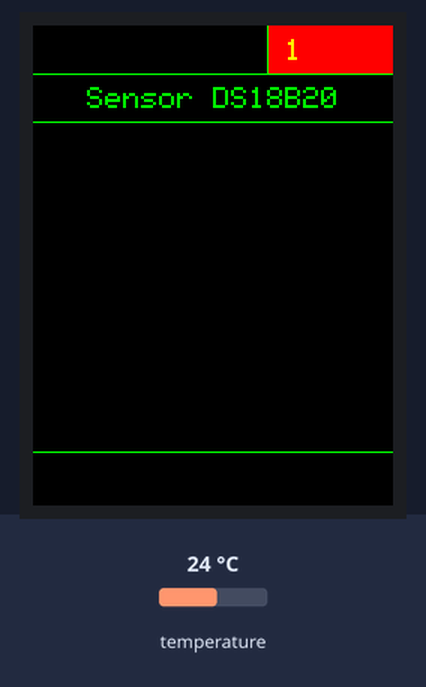
A program run on a simulated ESP32. Shown: 240×320 colour display. Inputs (shaded band) come from the test bench; at power-on: temperature 24 °C. What the program prints to the serial monitor is not drawn.

Above: at 1.3 s.
At 2.4 s:
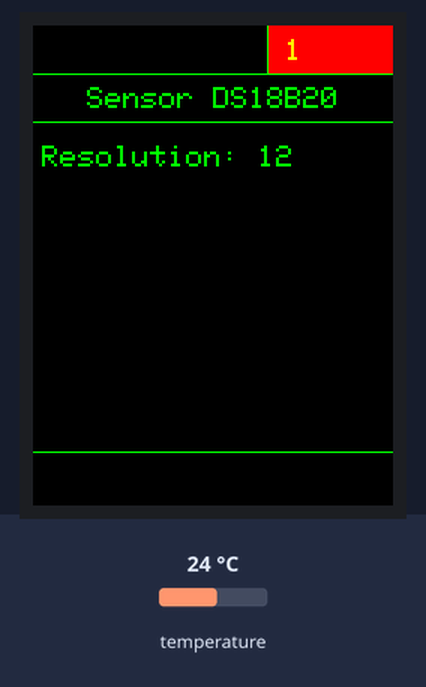
2.5 s: temperature set to 12 °C
At 3.5 s:
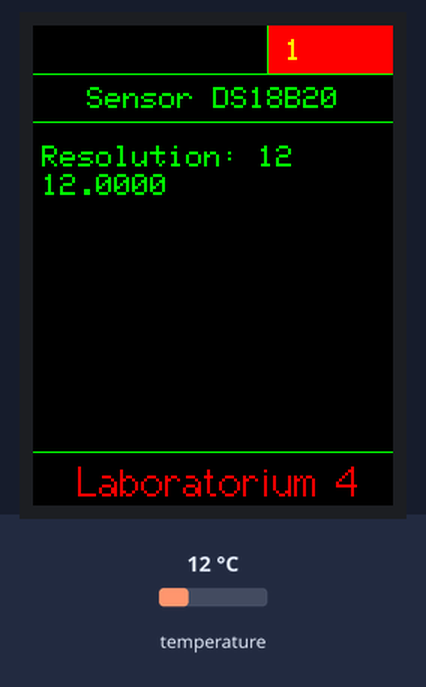
7.1 s: temperature set to 19 °C
At 8.5 s:
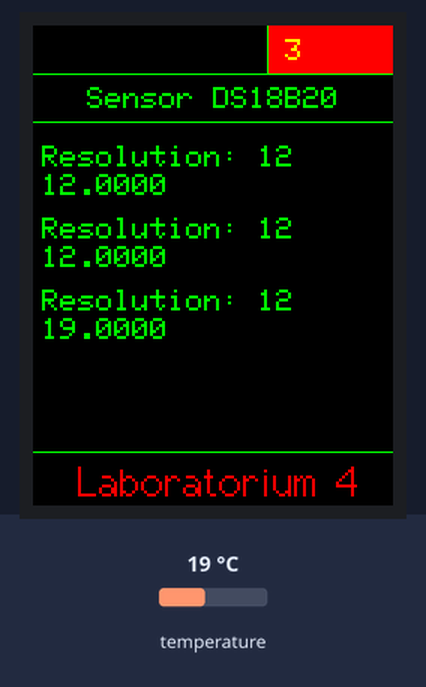
10.2 s: temperature set to 28 °C
At 11.1 s:
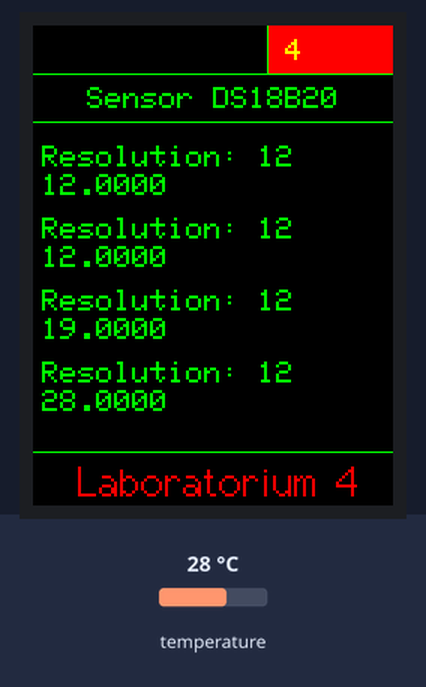
Timing chart, 0 to 13.2 s (numbered marks = the images above; inputs shaded):
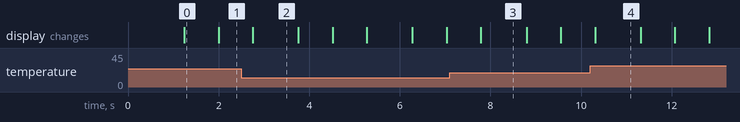

Measured:
- what the display in image 0 shows lasts 0.8 s, from 1.2 s to 2.0 s
- what the display in image 4 shows lasts 1.0 s, from 10.3 s to 11.3 s

The program:

main.cpp
```cpp
#include <Arduino.h>

// 30.07.2022
// dla nodemcu-32s
// współpraca z TFT ili9341
#include <SPI.h>
#include <TFT_eSPI.h>
TFT_eSPI tft = TFT_eSPI();
// Invoke library, pins defined in User_Setup.h

#include <DS18B20.h> //https://github.com/matmunk/DS18B20
DS18B20 ds(14);      // pin GPIO14

uint32_t count = 0;
uint8_t address[8];
char addressStr[20];
float temp = 1;

float temps[10];
int resolutions[10];
const int measurementTimesSize = 1;
float measurementTimes[4][measurementTimesSize];

char addressStrings[10][20];

void setup(void)
{
  Serial.begin(115200);
  delay(1000);
  tft.init();
  tft.setRotation(0);
  tft.fillScreen(TFT_BLACK);
  tft.setTextSize(2);
  Serial.println();
  Serial.print("TFT Init OK");

  ds.selectNext();
  ds.getAddress(address);
}

int i = 0;

void loop(void)
{
  count++;

  tft.drawLine(tft.width() * 0.65, 0, tft.width() * 0.65, tft.height() * 0.1, TFT_GREEN);
  tft.fillRect(tft.width() * 0.655, 0, tft.width() * 0.35, tft.height() * 0.1, TFT_RED);
  tft.setCursor(tft.width() * 0.7, tft.height() * 0.03, 1);
  tft.setTextColor(TFT_YELLOW);
  tft.print(String(count));

  tft.drawLine(0, tft.height() * 0.1, tft.width(), tft.height() * 0.1, TFT_GREEN);
  tft.drawLine(0, tft.height() * 0.2, tft.width(), tft.height() * 0.2, TFT_GREEN);
  tft.drawLine(0, tft.height() * 0.89, tft.width(), tft.height() * 0.89, TFT_GREEN);

  tft.setCursor(tft.width() * 0.15, tft.height() * 0.13, 1);
  tft.setTextColor(TFT_GREEN);
  tft.print("Sensor DS18B20");

  ds.setResolution(9 + i);
  float timeStart = millis();
  temps[i] = ds.getTempC();
  float timeEnd = millis();
  measurementTimes[i][count % measurementTimesSize] = timeEnd - timeStart;

  // Clear
  tft.fillRect(0, tft.height() * (0.25 + i * 0.15), tft.width(), tft.height() * 0.05, TFT_BLACK);

  // Write
  tft.setTextColor(TFT_GREEN);
  tft.setCursor(tft.width() * 0.025, tft.height() * (0.25 + i * 0.15), 1);
  tft.print("Resolution: " + String(ds.getResolution()));

  // tft.setCursor(tft.width() * 0.75, tft.height() * (0.25 + i * 0.2), 1);
  // tft.print("R:" + String(ds.getResolution()));

  // for (int j = 0; j < sizeof(address); j++)
  // {
  //   sprintf(&addressStrings[i][j * 2], "%02X", address[j]);
  // }

  tft.setCursor(tft.width() * 0.025, tft.height() * (0.31 + i * 0.15), 1);
  // if (measurementTimes[i][0] == 0)
  // {
  //   // tft.print("Time: " + String(0, 4) + "ms");
  //   tft.print("Temp: " + String(temps[i], 4) + "C");
  // }
  tft.fillRect(tft.width() * 0.025, tft.height() * (0.31 + i * 0.15), tft.width() * 0.95, tft.height() * 0.05, TFT_BLACK);
  // tft.print("Temp: " + String(temps[i], 4) + "C");
  tft.print(ds.getTempC(), 4);

  if (count % measurementTimesSize == 0)
  {
    // float timeAvg = 0;
    // for (int j = 0; j < measurementTimesSize; j++)
    // {
    //   timeAvg += measurementTimes[i][j];
    // }
    // timeAvg /= (float)measurementTimesSize;
    // tft.fillRect(tft.width() * 0.025, tft.height() * (0.31 + i * 0.15), tft.width() * 0.95, tft.height() * 0.05, TFT_BLACK);
    // tft.print("Time: " + String(timeAvg, 4) + "ms");
    i++;
    if (i == 4)
    {
      i = 0;
    }

    // tft.print("Time: " + String(measurementTimes[i][count % 20]) + "ms");
    // tft.setCursor(tft.width() * 0.9, tft.height() * (0.325 + i * 0.2), 1);
    // tft.print(ds.getPowerMode() ? "P" : "N");

    // Serial.print("Sensor " + String(addressStrings[i]) + " ");
    // Serial.print("Power mode: ");
    // Serial.println(ds.getPowerMode() ? "Pasożytniczy" : "Normalny");
  }

  // Czyszczenie pozostałych/wyjętych
  // for (int j = i; j < 3; j++)
  // {
  //   tft.setTextColor(TFT_BLACK);
  //   tft.fillRect(tft.width() * 0.025, tft.height() * (0.25 + j * 0.2), tft.width() * 0.95, tft.height() * 0.2, TFT_BLACK);
  // }

  tft.setCursor(tft.width() * 0.125, tft.height() * 0.9, 2);
  tft.setTextColor(TFT_RED);
  tft.print("Laboratorium 4");

  delay(1000);
}
```
